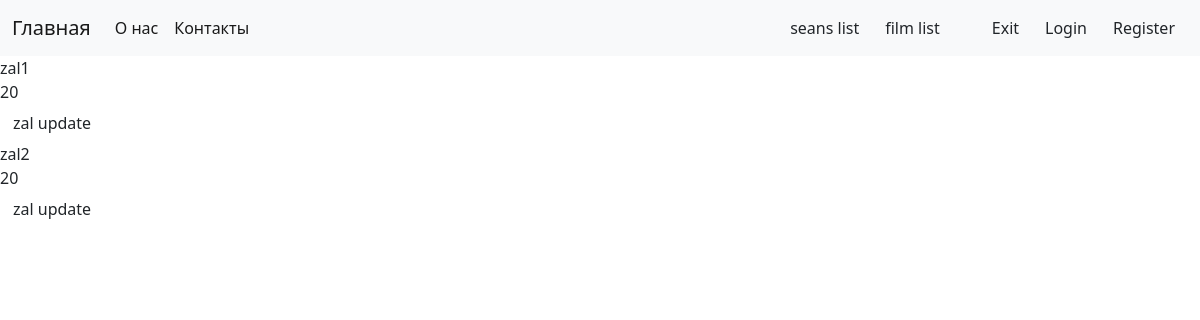
Page /zal/list/ on the earlier database version.
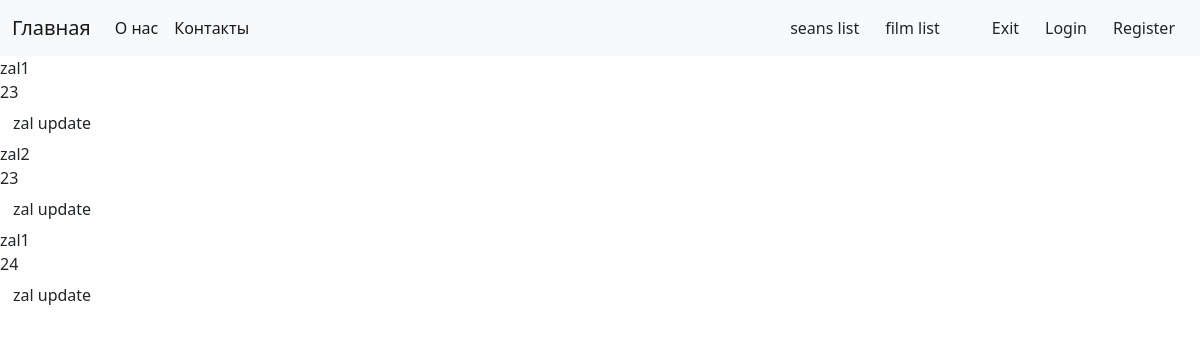
Same page on the later database version.
### zal/models.py (models this page shows, shortened)
class Zal(models.Model):
    name = models.CharField(max_length=255)
    size = models.IntegerField(default=20,
                               verbose_name='Количество мест'
                               )

### zal/views.py (the view)
# urls.py: path('zal/list/', ZalList.as_view(), name='zal-list'),
class ZalList(ListView):
    model = Zal
    template_name = 'zal-list.html'
    context_object_name = 'zals'

### zal/templates/zal-list.html
{% extends 'static/base.html' %}
{% block content %}
    {% for zal in zals %}
         {% include 'zal-detail.html' with zal=zal %}
    {% endfor %}
{% endblock %}

### zal/templates/zal-detail.html
{% block content %}
     <div>
    {{ zal.name }}
    </div>
    <div>
    {{ zal.size }}
    </div>
<a href="{% url 'zal-update' zal.id %}" class="btn">zal update</a>
{% endblock %}

Differences in the rows shown:
changed Zal (number 1 of 3 on the later page): size "20" → "23"
changed Zal "zal2": size "20" → "23"
added Zal: name "zal1", size "24"
